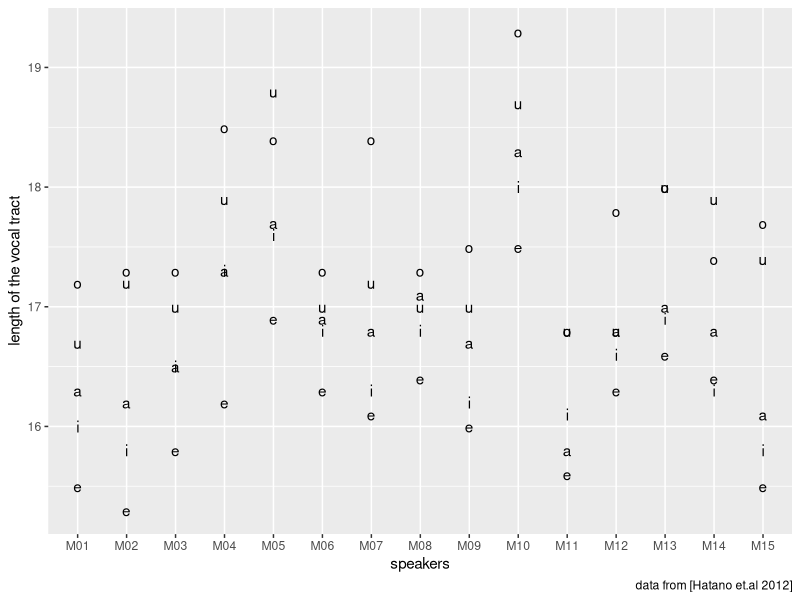

This figure's R source:
start_time <- Sys.time()

library(tidyverse)

# x <- read_csv("https://raw.githubusercontent.com/agricolamz/r_on_line_course_data/master/data.japanese.vocal.tract.length.csv")
x <- read_csv('./data.japanese.vocal.tract.length.csv')
# x <- read_csv('./data.japanese.vocal.tract.length_fake_100.csv')
# x <- read_csv('./data.japanese.vocal.tract.length_fake_1000.csv')

x %>%
    # сокращаем имена столбцов для более удобного отображения на графике
    mutate(a = a.vtl, e = e.vtl, i = i.vtl, o = o.vtl, u = u.vtl) %>%
    # собираем данные, предназначенные для отображения:
    # vowel - названия гласных, length - соответствующая длина голосового тракта
    gather(key = vowel, value = length, a:u) %>%
    # данные для графика: x - ID спикера, y - длина голосового тракта,
    # label - названия гласных
    ggplot(aes(x = ID, y = length, label = vowel)) +
    # отображаем данные на графике, используя названия грасных
    geom_text() +
    # изменяем оформление некоторых элементов графика для улучшения читабельности
    labs(
        x = 'speakers',
        y = 'length of the vocal tract',
        caption = 'data from [Hatano et.al 2012]'
    )

end_time <- Sys.time()

end_time - start_time